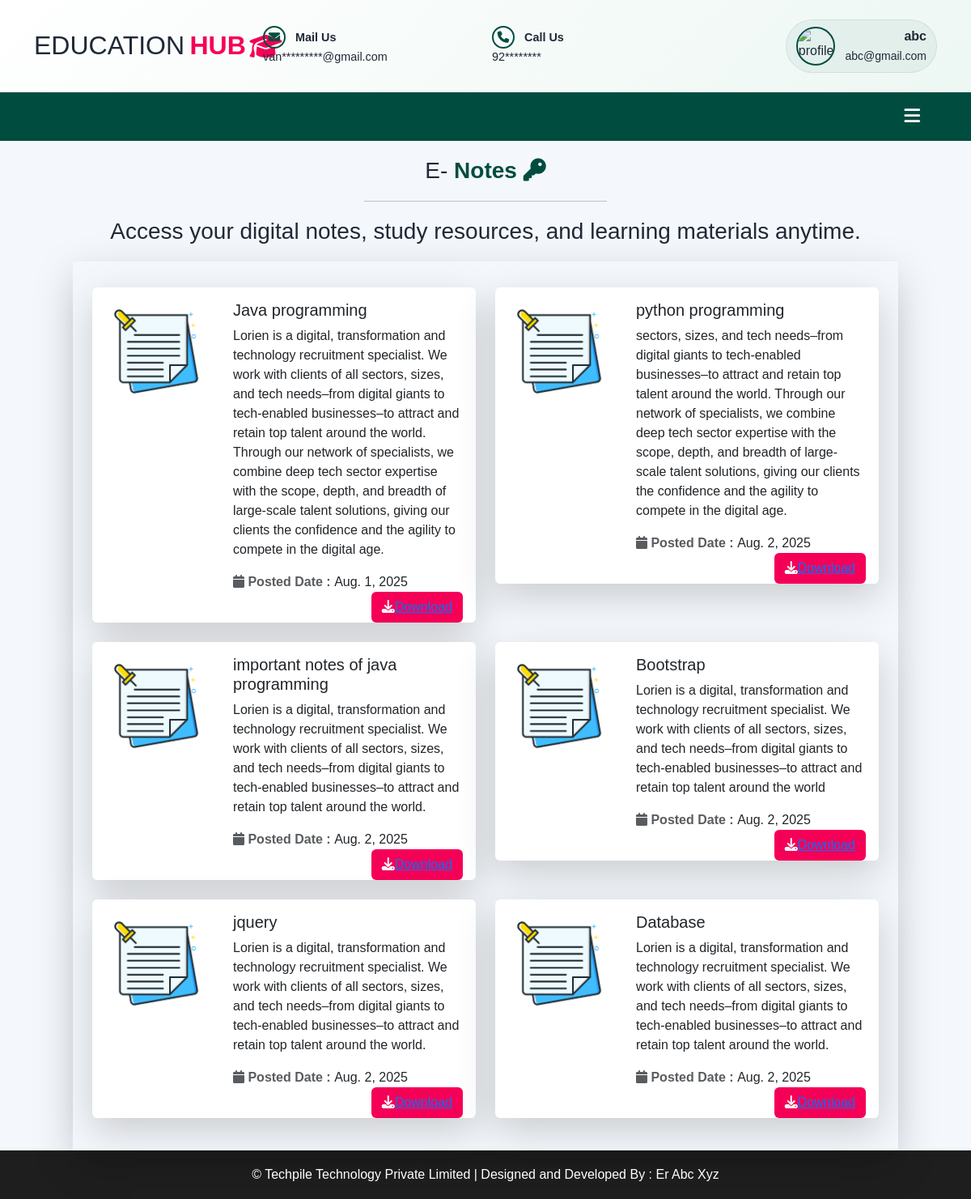
The app's page /student/notes/ (signed in) with its own data.
### user/models.py (models this page shows)
class notes(models.Model):
  title=models.CharField(max_length=200,null=True)
  notes_info=models.TextField(null=True)
  batch=models.ForeignKey(batch,on_delete=models.CASCADE,null=True)
  posted_date=models.DateField(null=True)
  notesfile=models.FileField(upload_to="static/notes/",null=True,blank=True)

### student/views.py (the view)
# urls.py: path("notes/",views.enotes),
def enotes(request):
    bid=request.session.get("batch")
    data=notes.objects.all().filter(batch=bid)
    d={"notes":data}
    return render(request,"student/enotes.html",d)

### templates/student/enotes.html (shortened to what this page needs)
{% extends 'student_base.html' %}
{% load static %}
{% block content %}
<div class="row heading my-3">
    <div class="text-center fs-3">E-<b class="text-mycolor1"> Notes
        <i class="fa-solid fa-key"></i>
    </b>
    <hr class="w-25 mx-auto">
    Access your digital notes, study resources, and learning materials anytime.
</div>
</div>
<div class="row">
    <div class="col-sm-10 shadow-lg p-2 mx-auto p-4">
        <div class="row">
          {% for r in notes %}
            <div class="col-sm-6">
        <div class="card mb-3 border-0 shadow-lg my-2" >
  <div class="row g-0">
    <div class="col-md-4">
      <img src="{% static 'images/pdf.png'%}" class="img-fluid p-4"/>
    </div>
    <div class="col-md-8">
      <div class="card-body">
        <h5 class="card-title">{{r.title}}</h5>
        <p class="card-text">{{r.notes_info }}</p>
        <p class="card-text"><b class="text-body-secondary">
          <i class="fa-solid fa-calendar"></i> Posted Date : </b>{{r.posted_date}}
        <span class="btn bg-mycolor1 float-end text-light">
            <i class="fa-solid fa-download"></i><a href="/{{r.notesfile}}">Download</a></span>
      </p>
      </div>
    </div>
  </div>
</div>
            </div>
            {% endfor %}
        </div>
    </div>
</div>
{% endblock %}

### templates/student_base.html (style rules this page uses)
:root { --dashboard-primary: #004D40; --dashboard-accent: #F50057; --dashboard-bg: #f4f7fb; --dashboard-soft: #eef7f6; --dashboard-text: #1f2937; }
body { background: var(--dashboard-bg); color: var(--dashboard-text); font-family: Arial, sans-serif; }
.bg-mycolor1 { background-color: var(--dashboard-accent); }
.text-mycolor1 { color: var(--dashboard-primary); }

### records on screen
notes: title "Java programming", notes_info "Lorien is a digital, transformation and technology recruitment specialist. We work with clients of all sectors, sizes, and tech needs–from digital giants to tech-enabled businesses–to attract and retain top talent around the world. Through our network of specialists, we combine deep tech sector expertise with the scope, depth, and breadth of large-scale talent solutions, giving our clients the confidence and the agility to compete in the digital age.", posted_date "Aug. 1, 2025"
notes: title "python programming", notes_info "sectors, sizes, and tech needs–from digital giants to tech-enabled businesses–to attract and retain top talent around the world. Through our network of specialists, we combine deep tech sector expertise with the scope, depth, and breadth of large-scale talent solutions, giving our clients the confidence and the agility to compete in the digital age.", posted_date "Aug. 2, 2025"
notes: title "important notes of java programming", notes_info "Lorien is a digital, transformation and technology recruitment specialist. We work with clients of all sectors, sizes, and tech needs–from digital giants to tech-enabled businesses–to attract and retain top talent around the world.", posted_date "Aug. 2, 2025"
notes: title "Bootstrap", notes_info "Lorien is a digital, transformation and technology recruitment specialist. We work with clients of all sectors, sizes, and tech needs–from digital giants to tech-enabled businesses–to attract and retain top talent around the world", posted_date "Aug. 2, 2025"
notes: title "jquery", notes_info "Lorien is a digital, transformation and technology recruitment specialist. We work with clients of all sectors, sizes, and tech needs–from digital giants to tech-enabled businesses–to attract and retain top talent around the world.", posted_date "Aug. 2, 2025"
notes: title "Database", notes_info "Lorien is a digital, transformation and technology recruitment specialist. We work with clients of all sectors, sizes, and tech needs–from digital giants to tech-enabled businesses–to attract and retain top talent around the world.", posted_date "Aug. 2, 2025"

### other values on screen
{{ request.session.name }} "abc"
{{ request.session.email }} "abc@gmail.com"
